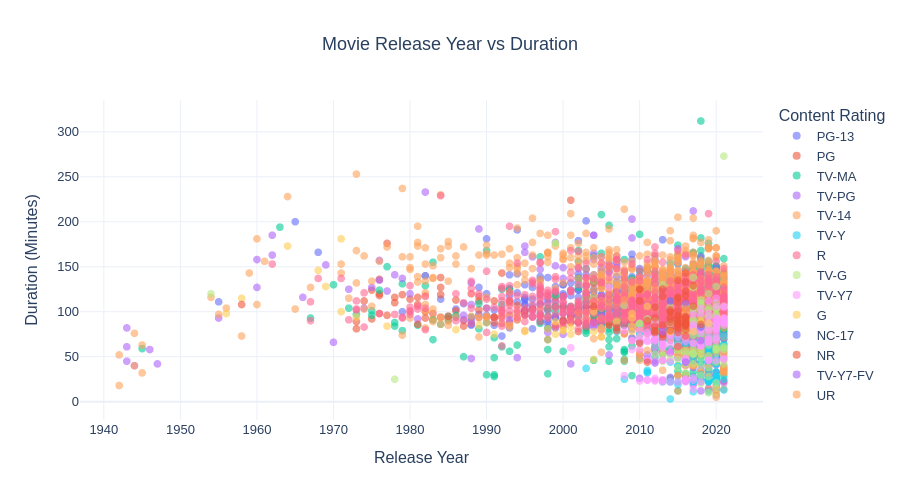

The code cell stored with this chart in its notebook:
### Code cell
scatter_data = movies.dropna(
    subset=["release_year", "duration_minutes"]
)

fig5 = px.scatter(
    scatter_data,
    x="release_year",
    y="duration_minutes",
    color="rating",
    title="Movie Release Year vs Duration",
    labels={
        "release_year": "Release Year",
        "duration_minutes": "Duration (Minutes)",
        "rating": "Content Rating"
    },
    hover_data=["title"],
    opacity=0.6
)

fig5.update_layout(
    template="plotly_white",
    title_x=0.5,
    font=dict(family="Arial", size=13),
    height=500
)

fig5.update_traces(
    marker=dict(size=8),
    hovertemplate=(
        "Release Year: %{x}<br>"
        "Duration: %{y} minutes<br>"
        "Rating: %{legendgroup}<extra></extra>"
    )
)

fig5.show()

### Figure 1 — Plotly figure (JSON) as saved in the notebook; plotly's stock layout.template omitted (floating-point values rounded to 4 significant figures; data arrays with more than 128 entries replaced by an {"elided": "..."} marker saying what was removed)
{"data": [{"customdata": {"elided": "490x1 str values"}, "hovertemplate": "Release Year: %{x}<br>Duration: %{y} minutes<br>Rating: %{legendgroup}<extra></extra>", "legendgroup": "PG-13", "marker": {"color": "#636efa", "opacity": 0.6, "size": 8, "symbol": "circle"}, "mode": "markers", "name": "PG-13", "showlegend": true, "type": "scattergl", "x": {"elided": "490 int values"}, "xaxis": "x", "y": {"elided": "490 float values"}, "yaxis": "y"}, {"customdata": {"elided": "287x1 str values"}, "hovertemplate": "Release Year: %{x}<br>Duration: %{y} minutes<br>Rating: %{legendgroup}<extra></extra>", "legendgroup": "PG", "marker": {"color": "#EF553B", "opacity": 0.6, "size": 8, "symbol": "circle"}, "mode": "markers", "name": "PG", "showlegend": true, "type": "scattergl", "x": {"elided": "287 int values"}, "xaxis": "x", "y": {"elided": "287 float values"}, "yaxis": "y"}, {"customdata": {"elided": "2062x1 str values"}, "hovertemplate": "Release Year: %{x}<br>Duration: %{y} minutes<br>Rating: %{legendgroup}<extra></extra>", "legendgroup": "TV-MA", "marker": {"color": "#00cc96", "opacity": 0.6, "size": 8, "symbol": "circle"}, "mode": "markers", "name": "TV-MA", "showlegend": true, "type": "scattergl", "x": {"elided": "2062 int values"}, "xaxis": "x", "y": {"elided": "2062 float values"}, "yaxis": "y"}, {"customdata": {"elided": "540x1 str values"}, "hovertemplate": "Release Year: %{x}<br>Duration: %{y} minutes<br>Rating: %{legendgroup}<extra></extra>", "legendgroup": "TV-PG", "marker": {"color": "#ab63fa", "opacity": 0.6, "size": 8, "symbol": "circle"}, "mode": "markers", "name": "TV-PG", "showlegend": true, "type": "scattergl", "x": {"elided": "540 int values"}, "xaxis": "x", "y": {"elided": "540 float values"}, "yaxis": "y"}, {"customdata": {"elided": "1427x1 str values"}, "hovertemplate": "Release Year: %{x}<br>Duration: %{y} minutes<br>Rating: %{legendgroup}<extra></extra>", "legendgroup": "TV-14", "marker": {"color": "#FFA15A", "opacity": 0.6, "size": 8, "symbol": "circle"}, "mode": "markers", "name": "TV-14", "showlegend": true, "type": "scattergl", "x": {"elided": "1427 int values"}, "xaxis": "x", "y": {"elided": "1427 float values"}, "yaxis": "y"}, {"customdata": {"elided": "131x1 str values"}, "hovertemplate": "Release Year: %{x}<br>Duration: %{y} minutes<br>Rating: %{legendgroup}<extra></extra>", "legendgroup": "TV-Y", "marker": {"color": "#19d3f3", "opacity": 0.6, "size": 8, "symbol": "circle"}, "mode": "markers", "name": "TV-Y", "showlegend": true, "type": "scattergl", "x": {"elided": "131 int values"}, "xaxis": "x", "y": {"elided": "131 float values"}, "yaxis": "y"}, {"customdata": {"elided": "797x1 str values"}, "hovertemplate": "Release Year: %{x}<br>Duration: %{y} minutes<br>Rating: %{legendgroup}<extra></extra>", "legendgroup": "R", "marker": {"color": "#FF6692", "opacity": 0.6, "size": 8, "symbol": "circle"}, "mode": "markers", "name": "R", "showlegend": true, "type": "scattergl", "x": {"elided": "797 int values"}, "xaxis": "x", "y": {"elided": "797 float values"}, "yaxis": "y"}, {"customdata": [["You vs. Wild: Out Cold"], ["Words Bubble Up Like Soda Pop"], ["Lee Su-geun: The Sense Coach"], ["This Little Love Of Mine"], ["Si Doel the Movie 2"], ["Headspace: Unwind Your Mind"], ["Kitty Love: An Homage to Cats"], ["Fireplace 4K: Classic Crackling Fireplace from Fireplace for Your Home"], ["Fireplace 4K: Crackling Birchwood from Fireplace for Your Home"], ["From Stress to Happiness"], ["Sam Smith: Love Goes - Live at Abbey Road Studios"], ["One Like It"], ["Perfume Imaginary Museum “Time Warp”"], ["Reframe THEATER EXPERIENCE with you"], ["Nate Bargatze: The Greatest Average American"], ["Just In Time"], ["Connected"], ["Brian Regan: On the Rocks"], ["Wave of Cinema: Surat dari Timur"], ["Double Dad"], ["Isa Pa with Feelings"], ["Cemara's Family"], ["Just The Way You Are"], ["The Princess Switch: Switched Again"], ["Three Words to Forever"], ["A Very Country Christmas"], ["Hometown Holiday"], ["White Christmas"], ["A Very Special Love"], ["Midnight at the Magnolia"], ["Operation Christmas Drop"], ["A Christmas Catch"], ["Kiss the Ground"], ["Dhh"], ["Satria Heroes: Revenge of the Darkness"], ["My Octopus Teacher"], ["Sky Tour: The Movie"], ["Beyond the Boundary: ICC Women's T20 World Cup Australia 2020"], ["Malibu Rescue: The Next Wave"], ["Sugar High"], ["Your Excellency"], ["#FriendButMarried 2"], ["Feel the Beat"], ["One Take"], ["Spelling the Dream"], ["Cook Off"], ["One Day We'll Talk About Today"], ["Si Doel the Movie 3"], ["#FriendButMarried"], ["Fan of Amoory"], ["Luccas Neto em: Acampamento de Férias 2"], ["My Stupid Boss"], ["Stunt School"], ["The Main Event"], ["The Little Vampire"], ["Making Unorthodox"], ["Misfit 2"], ["Together For Eternity"], ["Luccas Neto in: Children's Day"], ["Guatemala: Heart of the Mayan World"], ["Lorena, Light-Footed Woman"], ["Luccas Neto in: Summer Camp"], ["Little Miss Sumo"], ["Birders"], ["American Factory: A Conversation with the Obamas"], ["Our Planet - Behind The Scenes"], ["River, el más grande siempre"], ["Malibu Rescue"], ["Pants on Fire"], ["Radio Rebel"], ["Free Rein: Valentine's Day"], ["Prince of Peoria: A Christmas Moose Miracle"], ["Free Rein: The Twelve Neighs of Christmas"], ["The Princess Switch"], ["The Holiday Calendar"], ["Going for Gold"], ["Pacificum: Return to the Ocean"], ["Ladies First"], ["Expedition China"], ["48 Christmas Wishes"], ["Christmas Inheritance"], ["Pettersson and Findus 2"], ["The Guardian Brothers"], ["Mariah Carey's Merriest Christmas"], ["Shrek the Musical"], ["A Holiday Engagement"], ["All Hallows' Eve"], ["Alpha and Omega 2: A Howl-iday Adventure"], ["AlphaGo"], ["Beak & Brain: Genius Birds From Down Under"], ["Beary Tales"], ["Benji's Very Own Christmas Story"], ["Bob's Broken Sleigh"], ["Bugs"], ["Camp Cool Kids"], ["Chandani: The Daughter of the Elephant Whisperer"], ["Christmas in the Smokies"], ["Covered: Alive in Asia"], ["Dream Big: Engineering Our World"], ["Elizabeth at 90: A Family Tribute"], ["Guy Martin: Last Flight of the Vulcan Bomber"], ["Hans Zimmer: Live in Prague"], ["Harriet the Spy: Blog Wars"], ["Hum Saath-Saath Hain"], ["Koko: The Gorilla Who Talks"], ["LEGO House - Home of the Brick"], ["Monster High: Scaris, City of Frights"], ["National Parks Adventure"], ["Nature: Raising the Dinosaur Giant"], ["NOVA: Bird Brain"], ["NOVA: Black Hole Apocalypse"], ["NOVA: Death Dive to Saturn"], ["NOVA: Eclipse Over America"], ["NOVA: Prediction by the Numbers"], ["Nova: Ultimate Mars Challenge"], ["One Heart: The A.R. Rahman Concert Film"], ["Santa's Apprentice"], ["Siddhant"], ["Skydancers"], ["Sustainable"], ["The Incredible Story of the Giant Pear"], ["The Search for Life in Space"], ["The Tigers of Scotland"], ["Treasures from the Wreck of the Unbelievable"], ["Waterschool"], ["You Can Tutu"]], "hovertemplate": "Release Year: %{x}<br>Duration: %{y} minutes<br>Rating: %{legendgroup}<extra></extra>", "legendgroup": "TV-G", "marker": {"color": "#B6E880", "opacity": 0.6, "size": 8, "symbol": "circle"}, "mode": "markers", "name": "TV-G", "showlegend": true, "type": "scattergl", "x": [2021, 2021, 2021, 2021, 2019, 2021, 2021, 2015, 2015, 2020, 2020, 2020, 2020, 2020, 2021, 2020, 2021, 2021, 2020, 2020, 2019, 2018, 2016, 2020, 2018, 2017, 2018, 1954, 2008, 2020, 2020, 2018, 2020, 2017, 2017, 2020, 2020, 2020, 2020, 2020, 2019, 2020, 2020, 2020, 2020, 2017, 2020, 2020, 2018, 2018, 2020, 2016, 2019, 2020, 2017, 2020, 2019, 1999, 2019, 2019, 2019, 2019, 2018, 2019, 2019, 2019, 2019, 2019, 2014, 2012, 2019, 2018, 2018, 2018, 2018, 2018, 2017, 2018, 2017, 2017, 2017, 2016, 2016, 2015, 2013, 2011, 2016, 2013, 2017, 2013, 2013, 1978, 2015, 2016, 2017, 2010, 2015, 2016, 2017, 2016, 2015, 2017, 2010, 1999, 2016, 2018, 2013, 2016, 2016, 2017, 2018, 2017, 2017, 2018, 2012, 2017, 2010, 2014, 2014, 2016, 2018, 2016, 2017, 2017, 2018, 2017], "xaxis": "x", "y": [106.0, 87.0, 46.0, 92.0, 95.0, 273.0, 61.0, 60.0, 60.0, 58.0, 61.0, 15.0, 54.0, 84.0, 60.0, 92.0, 42.0, 58.0, 58.0, 105.0, 102.0, 110.0, 107.0, 97.0, 107.0, 84.0, 84.0, 120.0, 107.0, 87.0, 96.0, 87.0, 85.0, 127.0, 92.0, 86.0, 93.0, 59.0, 71.0, 44.0, 120.0, 104.0, 110.0, 86.0, 83.0, 100.0, 128.0, 93.0, 102.0, 109.0, 81.0, 107.0, 95.0, 103.0, 83.0, 21.0, 82.0, 176.0, 81.0, 67.0, 28.0, 87.0, 20.0, 38.0, 10.0, 63.0, 105.0, 70.0, 87.0, 90.0, 51.0, 29.0, 58.0, 102.0, 95.0, 88.0, 74.0, 40.0, 78.0, 84.0, 105.0, 82.0, 86.0, 38.0, 130.0, 92.0, 92.0, 45.0, 90.0, 52.0, 52.0, 25.0, 47.0, 73.0, 104.0, 87.0, 88.0, 75.0, 42.0, 90.0, 57.0, 138.0, 87.0, 176.0, 56.0, 48.0, 60.0, 42.0, 53.0, 53.0, 113.0, 54.0, 53.0, 53.0, 53.0, 87.0, 72.0, 105.0, 49.0, 92.0, 75.0, 32.0, 58.0, 82.0, 68.0, 87.0], "yaxis": "y"}, {"customdata": {"elided": "139x1 str values"}, "hovertemplate": "Release Year: %{x}<br>Duration: %{y} minutes<br>Rating: %{legendgroup}<extra></extra>", "legendgroup": "TV-Y7", "marker": {"color": "#FF97FF", "opacity": 0.6, "size": 8, "symbol": "circle"}, "mode": "markers", "name": "TV-Y7", "showlegend": true, "type": "scattergl", "x": {"elided": "139 int values"}, "xaxis": "x", "y": {"elided": "139 float values"}, "yaxis": "y"}, {"customdata": [["A Champion Heart"], ["Hachi: A Dog's Tale"], ["My Fair Lady"], ["Canvas"], ["A Shaun the Sheep Movie: Farmageddon"], ["Garfield's Pet Force"], ["Jimmy Neutron: Boy Genius"], ["Rugrats in Paris: The Movie"], ["The Rugrats Movie"], ["Spookley the Square Pumpkin"], ["The Pixar Story"], ["Pup Star: World Tour"], ["Ghost of the Mountains"], ["Growing Up Wild"], ["Tini: The New Life of Violetta"], ["Pup Star"], ["All Dogs Go to Heaven"], ["An American Tail"], ["An American Tail: Fievel Goes West"], ["An American Tail: The Mystery of the Night Monster"], ["An American Tail: The Treasures of Manhattan Island"], ["Balto"], ["Balto 2: Wolf Quest"], ["Balto 3: Wings of Change"], ["Charlotte's Web"], ["Chicken Little"], ["Chitty Chitty Bang Bang"], ["Fiddler on the Roof"], ["For the Love of Benji"], ["Forbidden Planet"], ["Gigi"], ["Justin Bieber: Never Say Never"], ["Océans"], ["Tarzan"], ["Tarzan 2"], ["The Pirate Fairy"], ["The Polar Express"], ["The Princess and the Frog"], ["Tinker Bell and the Legend of the NeverBeast"], ["True Grit"], ["Willy Wonka & the Chocolate Factory"]], "hovertemplate": "Release Year: %{x}<br>Duration: %{y} minutes<br>Rating: %{legendgroup}<extra></extra>", "legendgroup": "G", "marker": {"color": "#FECB52", "opacity": 0.6, "size": 8, "symbol": "circle"}, "mode": "markers", "name": "G", "showlegend": true, "type": "scattergl", "x": [2018, 2009, 1964, 2020, 2019, 2009, 2001, 2000, 1998, 2004, 2007, 2018, 2017, 2016, 2016, 2016, 1989, 1986, 1991, 1999, 2000, 1995, 2001, 2004, 1973, 2005, 1968, 1971, 1977, 1956, 1958, 2011, 2009, 1999, 2005, 2014, 2004, 2009, 2014, 1969, 1971], "xaxis": "x", "y": [90.0, 93.0, 173.0, 9.0, 87.0, 78.0, 83.0, 79.0, 81.0, 47.0, 89.0, 87.0, 78.0, 78.0, 99.0, 92.0, 85.0, 80.0, 75.0, 75.0, 79.0, 78.0, 75.0, 78.0, 94.0, 82.0, 146.0, 181.0, 84.0, 98.0, 115.0, 106.0, 84.0, 89.0, 72.0, 78.0, 100.0, 98.0, 78.0, 128.0, 100.0], "yaxis": "y"}, {"customdata": [["Swearnet: The Movie"], ["Blue Is the Warmest Color"], ["Lady-Like"]], "hovertemplate": "Release Year: %{x}<br>Duration: %{y} minutes<br>Rating: %{legendgroup}<extra></extra>", "legendgroup": "NC-17", "marker": {"color": "#636efa", "opacity": 0.6, "size": 8, "symbol": "circle"}, "mode": "markers", "name": "NC-17", "showlegend": true, "type": "scattergl", "x": [2014, 2013, 2018], "xaxis": "x", "y": [112.0, 180.0, 83.0], "yaxis": "y"}, {"customdata": [["(T)ERROR"], ["13 Cameras"], ["4th Man Out"], ["A Russell Peters Christmas"], ["Act of Vengeance"], ["Adventures in Public School"], ["After Porn Ends"], ["APEX: The Story of the Hypercar"], ["Asura: The City of Madness"], ["Back and Forth"], ["Backcountry"], ["Band of Robbers"], ["Bill Burr: Let It Go"], ["Cat on a Hot Tin Roof"], ["Chittagong"], ["Daemonium"], ["Daughters of the Dust"], ["Democrats"], ["Diary of a Chambermaid"], ["Esperando La Carroza"], ["Exit Strategy"], ["Fandry"], ["Fifty"], ["Fishtail"], ["GLOW: The Story of the Gorgeous Ladies of Wrestling"], ["God of War"], ["Happy Times"], ["Harry Benson: Shoot First"], ["Holy Hell"], ["Hot Bot"], ["How to Change the World"], ["I Am Sun Mu"], ["Iliza Shlesinger: War Paint"], ["INDIA"], ["Iverson"], ["Katt Williams: Live"], ["King Jack"], ["Kristy"], ["Little Sister"], ["Look Who's Back"], ["Mad Ron's Prevues from Hell"], ["Master"], ["Miss Representation"], ["Miss Stevens"], ["Murder Party"], ["Namour"], ["Newtown"], ["Nymphomaniac: Volume 1"], ["Operation Chromite"], ["Pablo Escobar: Angel or Demon?"], ["Prescription Thugs"], ["Raiders!: The Story of the Greatest Fan Film Ever Made"], ["Rats"], ["Revelations"], ["Rezeta"], ["Russell Peters: Notorious"], ["Solo Con Tu Pareja"], ["Sons of Ben"], ["Sour Grapes"], ["Stop at Nothing: The Lance Armstrong Story"], ["Stronger Than the World"], ["Suburra"], ["The Pass"], ["The River Thief"], ["The Similars"], ["This Was Tomorrow"], ["Thorne: Scaredy Cat"], ["Thorne: Sleepyhead"], ["Total Frat Movie"], ["Ugly"], ["Viceroy's House"], ["Vizontele Tuuba"], ["When Hari Got Married"], ["Winter of Our Dreams"], ["Young Tiger"]], "hovertemplate": "Release Year: %{x}<br>Duration: %{y} minutes<br>Rating: %{legendgroup}<extra></extra>", "legendgroup": "NR", "marker": {"color": "#EF553B", "opacity": 0.6, "size": 8, "symbol": "circle"}, "mode": "markers", "name": "NR", "showlegend": true, "type": "scattergl", "x": [2015, 2015, 2015, 2011, 2010, 2018, 2012, 2016, 2016, 2016, 2014, 2015, 2010, 1958, 2012, 2015, 1991, 2014, 2015, 1985, 2012, 2014, 2015, 2015, 2012, 2017, 2014, 2016, 2016, 2016, 2015, 2015, 2013, 2014, 2014, 2006, 2015, 2013, 2016, 2015, 1987, 2016, 2011, 2016, 2007, 2016, 2016, 2013, 2016, 2007, 2015, 2015, 2016, 2016, 2012, 2013, 1991, 2016, 2016, 2014, 2016, 2015, 2016, 2016, 2015, 2015, 2010, 2010, 2016, 2013, 2017, 2004, 2013, 1981, 1973], "xaxis": "x", "y": [84.0, 90.0, 86.0, 44.0, 112.0, 86.0, 93.0, 86.0, 133.0, 95.0, 92.0, 95.0, 65.0, 108.0, 105.0, 115.0, 112.0, 99.0, 96.0, 95.0, 79.0, 102.0, 101.0, 61.0, 77.0, 129.0, 79.0, 90.0, 103.0, 93.0, 110.0, 88.0, 75.0, 95.0, 88.0, 85.0, 81.0, 85.0, 91.0, 116.0, 84.0, 143.0, 90.0, 86.0, 79.0, 80.0, 84.0, 117.0, 111.0, 82.0, 86.0, 93.0, 88.0, 118.0, 84.0, 72.0, 94.0, 73.0, 85.0, 100.0, 123.0, 135.0, 87.0, 87.0, 90.0, 77.0, 125.0, 125.0, 94.0, 125.0, 106.0, 106.0, 75.0, 86.0, 81.0], "yaxis": "y"}, {"customdata": [["Dear Dracula"], ["LEGO Ninjago: Masters of Spinjitzu: Day of the Departed"], ["Leo the Lion"], ["Little Singham aur Kaal ka Mahajaal"], ["Motu Patlu: King of Kings"]], "hovertemplate": "Release Year: %{x}<br>Duration: %{y} minutes<br>Rating: %{legendgroup}<extra></extra>", "legendgroup": "TV-Y7-FV", "marker": {"color": "#ab63fa", "opacity": 0.6, "size": 8, "symbol": "circle"}, "mode": "markers", "name": "TV-Y7-FV", "showlegend": true, "type": "scattergl", "x": [2012, 2016, 2013, 2018, 2016], "xaxis": "x", "y": [43.0, 44.0, 78.0, 68.0, 109.0], "yaxis": "y"}, {"customdata": [["Immoral Tales"], ["Sex Doll"], ["You Don't Mess with the Zohan"]], "hovertemplate": "Release Year: %{x}<br>Duration: %{y} minutes<br>Rating: %{legendgroup}<extra></extra>", "legendgroup": "UR", "marker": {"color": "#FFA15A", "opacity": 0.6, "size": 8, "symbol": "circle"}, "mode": "markers", "name": "UR", "showlegend": true, "type": "scattergl", "x": [1974, 2016, 2008], "xaxis": "x", "y": [103.0, 103.0, 113.0], "yaxis": "y"}], "layout": {"font": {"family": "Arial", "size": 13}, "height": 500, "legend": {"title": {"text": "Content Rating"}, "tracegroupgap": 0}, "title": {"text": "Movie Release Year vs Duration", "x": 0.5}, "xaxis": {"anchor": "y", "domain": [0, 1], "title": {"text": "Release Year"}}, "yaxis": {"anchor": "x", "domain": [0, 1], "title": {"text": "Duration (Minutes)"}}}}
